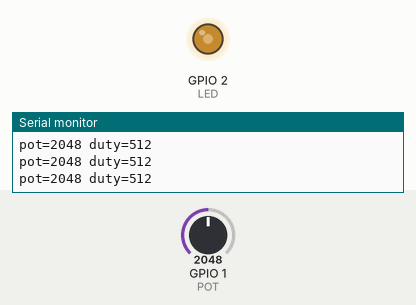
This sketch was run on a simulated ESP32-S3. Shown: output pins drawn as LEDs (lit = HIGH), the last lines printed to the serial monitor. The test bench sets the inputs (shaded band); at power-on: GPIO 1 (POT) = 2048 (analog values on the 0–4095 scale).

Above: at 1.2 s.
1.3 s: GPIO 1 (POT) set to 2866
At 2.5 s:
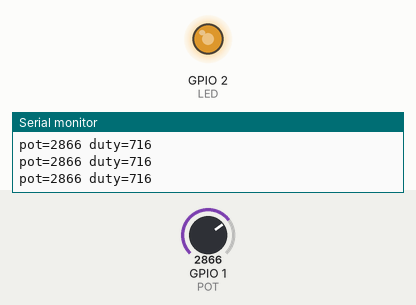
2.8 s: GPIO 1 (POT) set to 3603
At 3.9 s:
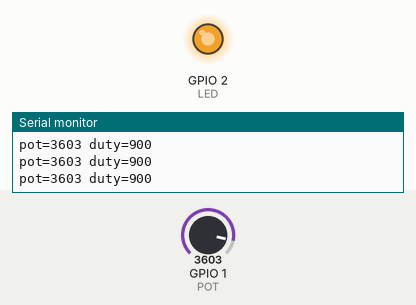
4.3 s: GPIO 1 (POT) set to 491
At 5.1 s:
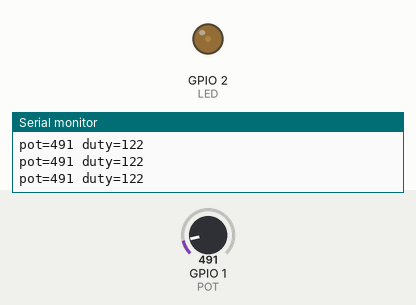
5.8 s: GPIO 1 (POT) set to 0
At 6.4 s:
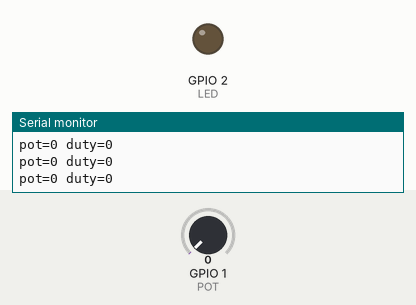
Timing chart, 0 to 8.3 s (numbered marks = the images above; inputs shaded):
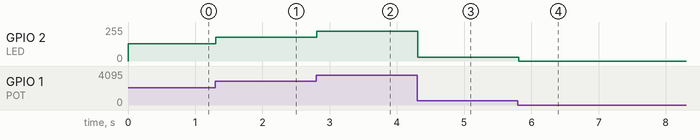

Measured:
- after the input at 1.3 s, GPIO 2 (LED): 128/255 → 178/255 at once
- after the input at 2.8 s, GPIO 2 (LED): 178/255 → 224/255 at once
- after the input at 4.3 s, GPIO 2 (LED): 224/255 → 30/255 at once
- after the input at 5.8 s, GPIO 2 (LED): 30/255 → 0/255 at once

The sketch:

pot-led.ino
```cpp
// pot-led — tests assert (BT126): a potentiometer's wiper on GPIO1 (ADC1 channel 0, 11 dB, 12 bits)
// sets the brightness of an LED on GPIO2 (LEDC channel 0, 5 kHz, 10 bits — the S3's LEDC runs from
// the 80 MHz APB clock); every 100 ms it prints "pot=<0–4095> duty=<0–1023>".
const int POT = 1;
const int LED = 2;

void setup() {
  Serial.begin(115200);
  analogReadResolution(12);
  ledcSetup(0, 5000, 10);
  ledcAttachPin(LED, 0);
}

void loop() {
  int pot = analogRead(POT);
  int duty = pot >> 2;
  ledcWrite(0, duty);
  Serial.printf("pot=%d duty=%d\n", pot, duty);
  delay(100);
}
```
